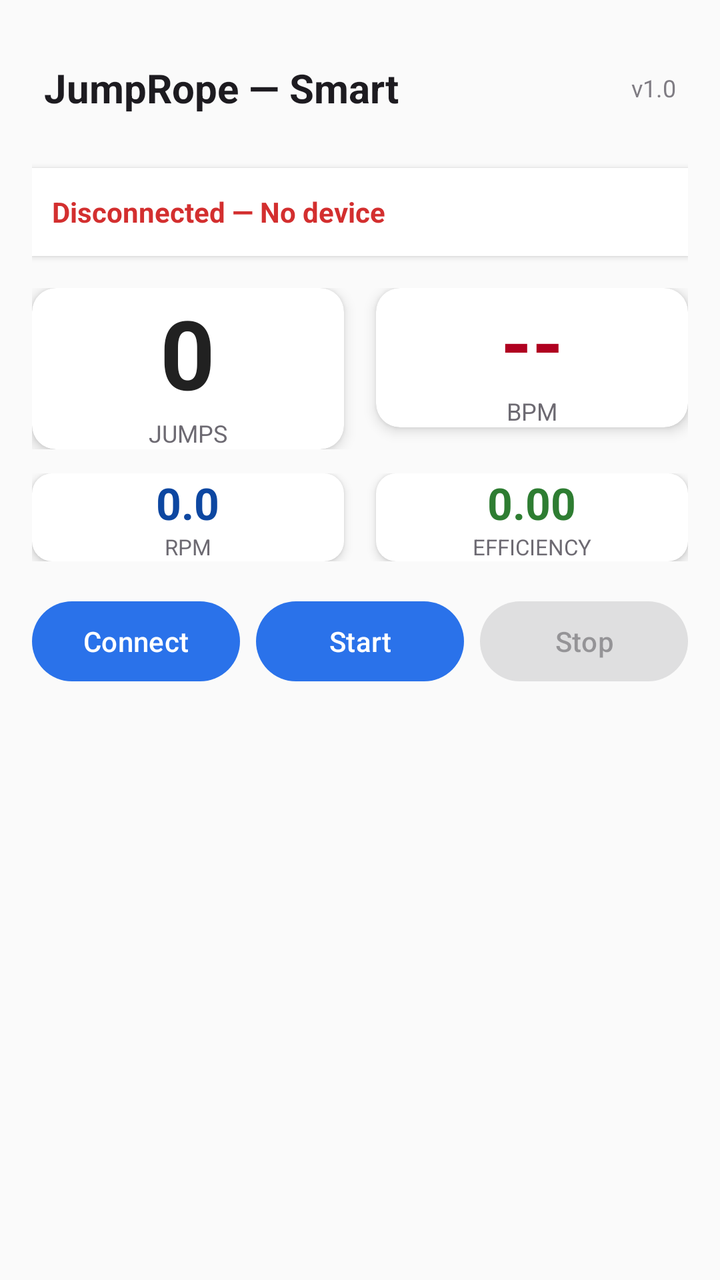
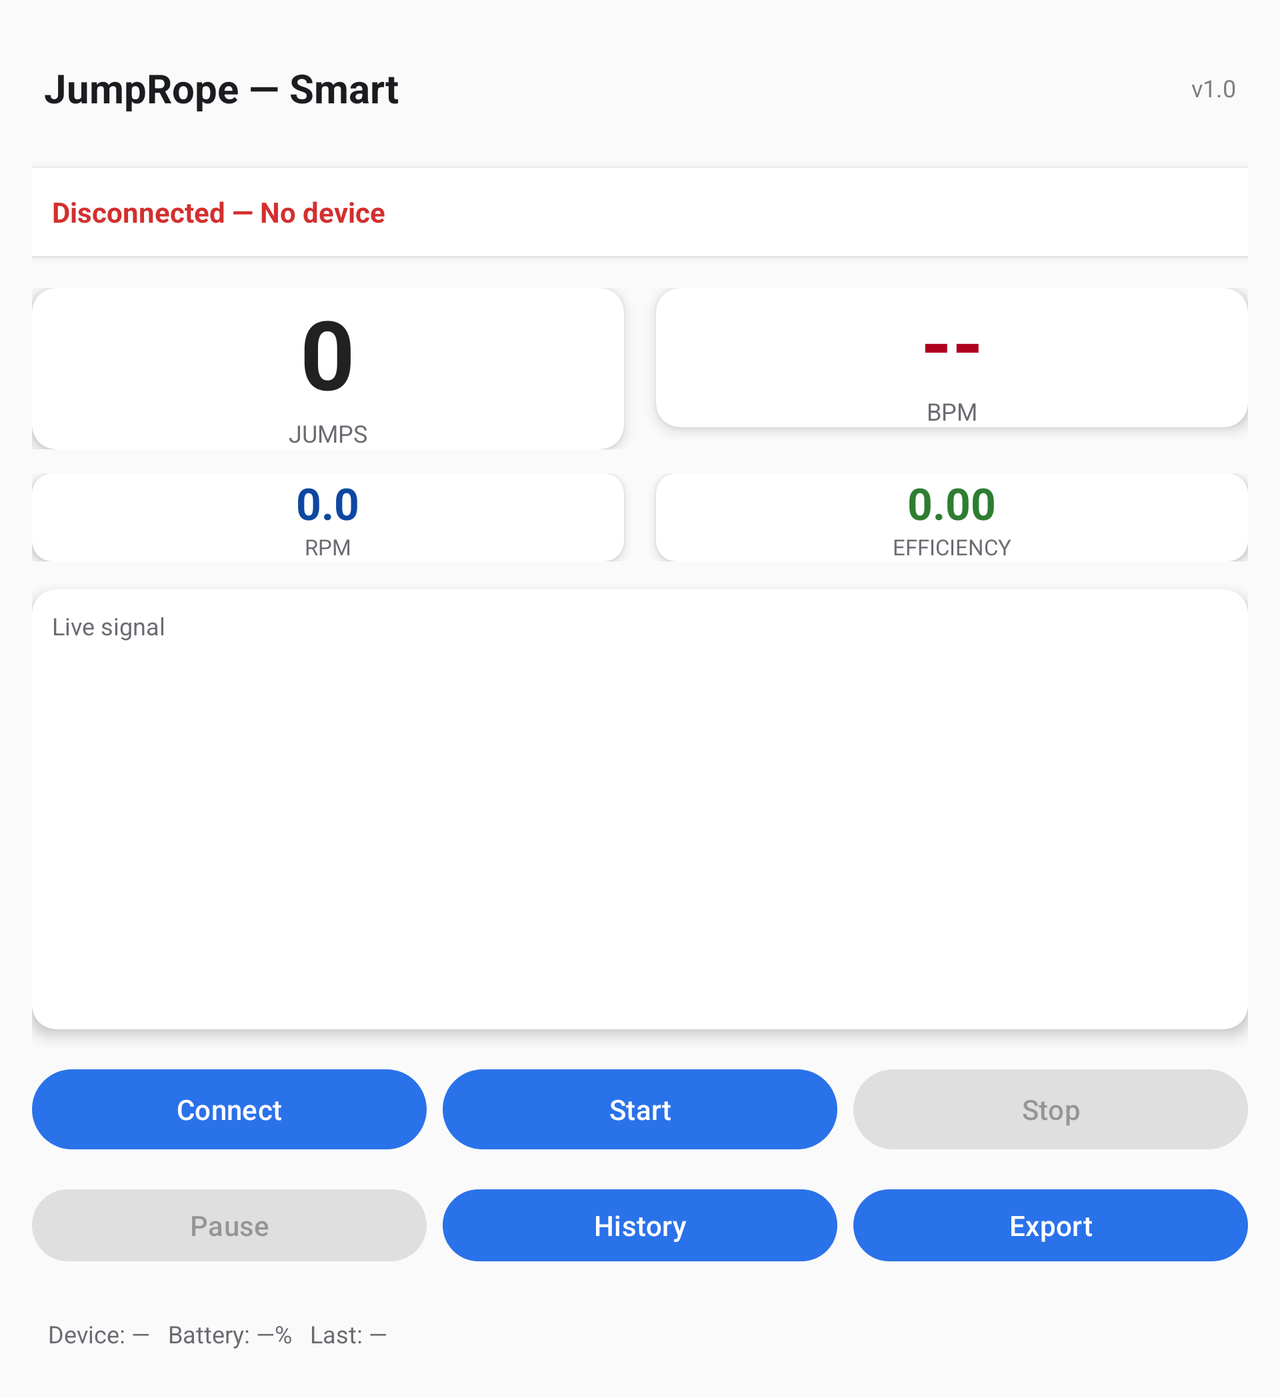

One screen, two layout resources from the same app: the default and the repository's alternative for another configuration. Each is rendered where Android would select it; the XML of both is given below.
<!-- AndroidManifest.xml: application theme Theme.Tutorial6_Bluetooth -->
<!-- res/layout/activity_main.xml -->
<?xml version="1.0" encoding="utf-8"?>
<ScrollView xmlns:android="http://schemas.android.com/apk/res/android"
    xmlns:app="http://schemas.android.com/apk/res-auto"
    android:id="@+id/scrollRoot"
    android:layout_width="match_parent"
    android:layout_height="match_parent"
    android:fillViewport="true"
    android:background="#FAFAFA">

    <LinearLayout
        android:id="@+id/mainColumn"
        android:layout_width="match_parent"
        android:layout_height="wrap_content"
        android:orientation="vertical"
        android:padding="16dp">

        
        <LinearLayout
            android:layout_width="match_parent"
            android:layout_height="56dp"
            android:orientation="horizontal"
            android:gravity="center_vertical"
            android:paddingStart="6dp"
            android:paddingEnd="6dp">

            <TextView
                android:id="@+id/tvTitle"
                android:layout_width="0dp"
                android:layout_height="wrap_content"
                android:layout_weight="1"
                android:text="JumpRope — Smart"
                android:textAppearance="?android:attr/textAppearanceLarge"
                android:textStyle="bold"
                android:textSize="20sp"
                android:ellipsize="end" />

            <TextView
                android:id="@+id/tvVersion"
                android:layout_width="wrap_content"
                android:layout_height="wrap_content"
                android:text="v1.0"
                android:textSize="12sp"
                android:alpha="0.7" />
        </LinearLayout>

        
        <TextView
            android:id="@+id/tvConnectionStatus"
            android:layout_width="match_parent"
            android:layout_height="44dp"
            android:layout_marginTop="12dp"
            android:gravity="center_vertical"
            android:padding="10dp"
            android:background="@android:color/white"
            android:elevation="2dp"
            android:text="Disconnected — No device"
            android:textColor="#D32F2F"
            android:textStyle="bold" />

        
        <LinearLayout
            android:layout_width="match_parent"
            android:layout_height="wrap_content"
            android:orientation="horizontal"
            android:layout_marginTop="16dp"
            android:weightSum="2">

            
            <androidx.cardview.widget.CardView
                android:id="@+id/cardJumps"
                android:layout_width="0dp"
                android:layout_height="wrap_content"
                android:layout_weight="1"
                app:cardCornerRadius="12dp"
                app:cardElevation="4dp"
                android:layout_marginEnd="8dp"
                android:padding="12dp">

                <LinearLayout
                    android:layout_width="match_parent"
                    android:layout_height="wrap_content"
                    android:orientation="vertical"
                    android:gravity="center">

                    <TextView
                        android:id="@+id/tvJumpsCount"
                        android:layout_width="wrap_content"
                        android:layout_height="wrap_content"
                        android:text="0"
                        android:textSize="48sp"
                        android:textStyle="bold"
                        android:textColor="#212121" />

                    <TextView
                        android:id="@+id/tvJumpsLabel"
                        android:layout_width="wrap_content"
                        android:layout_height="wrap_content"
                        android:text="JUMPS"
                        android:textSize="12sp"
                        android:textAllCaps="true"
                        android:alpha="0.8" />
                </LinearLayout>
            </androidx.cardview.widget.CardView>

            
            <androidx.cardview.widget.CardView
                android:id="@+id/cardBpm"
                android:layout_width="0dp"
                android:layout_height="wrap_content"
                android:layout_weight="1"
                app:cardCornerRadius="12dp"
                app:cardElevation="4dp"
                android:layout_marginStart="8dp"
                android:padding="12dp">

                <LinearLayout
                    android:layout_width="match_parent"
                    android:layout_height="wrap_content"
                    android:orientation="vertical"
                    android:gravity="center">

                    <TextView
                        android:id="@+id/tvBpm"
                        android:layout_width="wrap_content"
                        android:layout_height="wrap_content"
                        android:text="--"
                        android:textSize="40sp"
                        android:textStyle="bold"
                        android:textColor="#B00020" />

                    <TextView
                        android:id="@+id/tvBpmLabel"
                        android:layout_width="wrap_content"
                        android:layout_height="wrap_content"
                        android:text="BPM"
                        android:textSize="12sp"
                        android:textAllCaps="true"
                        android:alpha="0.8" />
                </LinearLayout>
            </androidx.cardview.widget.CardView>
        </LinearLayout>

        
        <LinearLayout
            android:layout_width="match_parent"
            android:layout_height="wrap_content"
            android:orientation="horizontal"
            android:layout_marginTop="12dp"
            android:weightSum="2">

            <androidx.cardview.widget.CardView
                android:id="@+id/cardRpm"
                android:layout_width="0dp"
                android:layout_height="wrap_content"
                android:layout_weight="1"
                app:cardCornerRadius="10dp"
                app:cardElevation="3dp"
                android:layout_marginEnd="8dp"
                android:padding="10dp">

                <LinearLayout
                    android:layout_width="match_parent"
                    android:layout_height="wrap_content"
                    android:orientation="vertical"
                    android:gravity="center">

                    <TextView
                        android:id="@+id/tvRpm"
                        android:layout_width="wrap_content"
                        android:layout_height="wrap_content"
                        android:text="0.0"
                        android:textSize="22sp"
                        android:textStyle="bold"
                        android:textColor="#0D47A1" />

                    <TextView
                        android:layout_width="wrap_content"
                        android:layout_height="wrap_content"
                        android:text="RPM"
                        android:textSize="11sp"
                        android:alpha="0.8" />
                </LinearLayout>
            </androidx.cardview.widget.CardView>

            <androidx.cardview.widget.CardView
                android:id="@+id/cardEff"
                android:layout_width="0dp"
                android:layout_height="wrap_content"
                android:layout_weight="1"
                app:cardCornerRadius="10dp"
                app:cardElevation="3dp"
                android:layout_marginStart="8dp"
                android:padding="10dp">

                <LinearLayout
                    android:layout_width="match_parent"
                    android:layout_height="wrap_content"
                    android:orientation="vertical"
                    android:gravity="center">

                    <TextView
                        android:id="@+id/tvEfficiency"
                        android:layout_width="wrap_content"
                        android:layout_height="wrap_content"
                        android:text="0.00"
                        android:textSize="22sp"
                        android:textStyle="bold"
                        android:textColor="#2E7D32" />

                    <TextView
                        android:layout_width="wrap_content"
                        android:layout_height="wrap_content"
                        android:text="EFFICIENCY"
                        android:textSize="11sp"
                        android:alpha="0.8" />
                </LinearLayout>
            </androidx.cardview.widget.CardView>
        </LinearLayout>

        
        <LinearLayout
            android:layout_width="match_parent"
            android:layout_height="wrap_content"
            android:orientation="horizontal"
            android:gravity="center"
            android:layout_marginTop="16dp"
            android:weightSum="3">

            <Button
                android:id="@+id/btnConnect"
                android:layout_width="0dp"
                android:layout_height="48dp"
                android:layout_weight="1"
                android:text="Connect" />

            <Button
                android:id="@+id/btnStart"
                android:layout_width="0dp"
                android:layout_height="48dp"
                android:layout_weight="1"
                android:text="Start"
                android:layout_marginStart="8dp"
                android:layout_marginEnd="8dp"/>

            <Button
                android:id="@+id/btnStop"
                android:layout_width="0dp"
                android:layout_height="48dp"
                android:layout_weight="1"
                android:text="Stop"
                android:enabled="false" />
        </LinearLayout>

        
        


    </LinearLayout>
</ScrollView>
<!-- resources referenced by this layout -->
<resources>
  <style name="Theme.Tutorial6_Bluetooth" parent="Base.Theme.Tutorial6_Bluetooth" />
  <style name="Base.Theme.Tutorial6_Bluetooth" parent="Theme.Material3.DayNight.NoActionBar">
          
          <item name="colorPrimary">@color/blue_primary</item>
          <item name="android:colorBackground">#F6FDFF</item>
  
          <item name="colorOnPrimary">@color/white</item>
          
          <item name="android:statusBarColor">@color/blue_primary</item>
          <item name="android:windowLightStatusBar">false</item>
      </style>
  <color name="blue_primary">#2A72EA</color>
  <color name="white">#FFFFFFFF</color>
</resources>
<!-- res/layout-land/activity_main.xml (the repository's variant of the layout above) -->
<!-- drawn on the phone turned sideways -->
<?xml version="1.0" encoding="utf-8"?>
<ScrollView xmlns:android="http://schemas.android.com/apk/res/android"
    xmlns:app="http://schemas.android.com/apk/res-auto"
    android:id="@+id/scrollRoot"
    android:layout_width="match_parent"
    android:layout_height="match_parent"
    android:fillViewport="true"
    android:background="#FAFAFA">

    <LinearLayout
        android:id="@+id/mainColumn"
        android:layout_width="match_parent"
        android:layout_height="wrap_content"
        android:orientation="vertical"
        android:padding="16dp">

        
        <LinearLayout
            android:layout_width="match_parent"
            android:layout_height="56dp"
            android:orientation="horizontal"
            android:gravity="center_vertical"
            android:paddingStart="6dp"
            android:paddingEnd="6dp">

            <TextView
                android:id="@+id/tvTitle"
                android:layout_width="0dp"
                android:layout_height="wrap_content"
                android:layout_weight="1"
                android:text="JumpRope — Smart"
                android:textAppearance="?android:attr/textAppearanceLarge"
                android:textStyle="bold"
                android:textSize="20sp"
                android:ellipsize="end" />

            <TextView
                android:id="@+id/tvVersion"
                android:layout_width="wrap_content"
                android:layout_height="wrap_content"
                android:text="v1.0"
                android:textSize="12sp"
                android:alpha="0.7" />
        </LinearLayout>

        
        <TextView
            android:id="@+id/tvConnectionStatus"
            android:layout_width="match_parent"
            android:layout_height="44dp"
            android:layout_marginTop="12dp"
            android:gravity="center_vertical"
            android:padding="10dp"
            android:background="@android:color/white"
            android:elevation="2dp"
            android:text="Disconnected — No device"
            android:textColor="#D32F2F"
            android:textStyle="bold" />

        
        <LinearLayout
            android:layout_width="match_parent"
            android:layout_height="wrap_content"
            android:orientation="horizontal"
            android:layout_marginTop="16dp"
            android:weightSum="2">

            
            <androidx.cardview.widget.CardView
                android:id="@+id/cardJumps"
                android:layout_width="0dp"
                android:layout_height="wrap_content"
                android:layout_weight="1"
                app:cardCornerRadius="12dp"
                app:cardElevation="4dp"
                android:layout_marginEnd="8dp"
                android:padding="12dp">

                <LinearLayout
                    android:layout_width="match_parent"
                    android:layout_height="wrap_content"
                    android:orientation="vertical"
                    android:gravity="center">

                    <TextView
                        android:id="@+id/tvJumpsCount"
                        android:layout_width="wrap_content"
                        android:layout_height="wrap_content"
                        android:text="0"
                        android:textSize="48sp"
                        android:textStyle="bold"
                        android:textColor="#212121" />

                    <TextView
                        android:id="@+id/tvJumpsLabel"
                        android:layout_width="wrap_content"
                        android:layout_height="wrap_content"
                        android:text="JUMPS"
                        android:textSize="12sp"
                        android:textAllCaps="true"
                        android:alpha="0.8" />
                </LinearLayout>
            </androidx.cardview.widget.CardView>

            
            <androidx.cardview.widget.CardView
                android:id="@+id/cardBpm"
                android:layout_width="0dp"
                android:layout_height="wrap_content"
                android:layout_weight="1"
                app:cardCornerRadius="12dp"
                app:cardElevation="4dp"
                android:layout_marginStart="8dp"
                android:padding="12dp">

                <LinearLayout
                    android:layout_width="match_parent"
                    android:layout_height="wrap_content"
                    android:orientation="vertical"
                    android:gravity="center">

                    <TextView
                        android:id="@+id/tvBpm"
                        android:layout_width="wrap_content"
                        android:layout_height="wrap_content"
                        android:text="--"
                        android:textSize="40sp"
                        android:textStyle="bold"
                        android:textColor="#B00020" />

                    <TextView
                        android:id="@+id/tvBpmLabel"
                        android:layout_width="wrap_content"
                        android:layout_height="wrap_content"
                        android:text="BPM"
                        android:textSize="12sp"
                        android:textAllCaps="true"
                        android:alpha="0.8" />
                </LinearLayout>
            </androidx.cardview.widget.CardView>
        </LinearLayout>

        
        <LinearLayout
            android:layout_width="match_parent"
            android:layout_height="wrap_content"
            android:orientation="horizontal"
            android:layout_marginTop="12dp"
            android:weightSum="2">

            <androidx.cardview.widget.CardView
                android:id="@+id/cardRpm"
                android:layout_width="0dp"
                android:layout_height="wrap_content"
                android:layout_weight="1"
                app:cardCornerRadius="10dp"
                app:cardElevation="3dp"
                android:layout_marginEnd="8dp"
                android:padding="10dp">

                <LinearLayout
                    android:layout_width="match_parent"
                    android:layout_height="wrap_content"
                    android:orientation="vertical"
                    android:gravity="center">

                    <TextView
                        android:id="@+id/tvRpm"
                        android:layout_width="wrap_content"
                        android:layout_height="wrap_content"
                        android:text="0.0"
                        android:textSize="22sp"
                        android:textStyle="bold"
                        android:textColor="#0D47A1" />

                    <TextView
                        android:layout_width="wrap_content"
                        android:layout_height="wrap_content"
                        android:text="RPM"
                        android:textSize="11sp"
                        android:alpha="0.8" />
                </LinearLayout>
            </androidx.cardview.widget.CardView>

            <androidx.cardview.widget.CardView
                android:id="@+id/cardEff"
                android:layout_width="0dp"
                android:layout_height="wrap_content"
                android:layout_weight="1"
                app:cardCornerRadius="10dp"
                app:cardElevation="3dp"
                android:layout_marginStart="8dp"
                android:padding="10dp">

                <LinearLayout
                    android:layout_width="match_parent"
                    android:layout_height="wrap_content"
                    android:orientation="vertical"
                    android:gravity="center">

                    <TextView
                        android:id="@+id/tvEfficiency"
                        android:layout_width="wrap_content"
                        android:layout_height="wrap_content"
                        android:text="0.00"
                        android:textSize="22sp"
                        android:textStyle="bold"
                        android:textColor="#2E7D32" />

                    <TextView
                        android:layout_width="wrap_content"
                        android:layout_height="wrap_content"
                        android:text="EFFICIENCY"
                        android:textSize="11sp"
                        android:alpha="0.8" />
                </LinearLayout>
            </androidx.cardview.widget.CardView>
        </LinearLayout>

        
        <androidx.cardview.widget.CardView
            android:id="@+id/cardLive"
            android:layout_width="match_parent"
            android:layout_height="220dp"
            app:cardCornerRadius="12dp"
            app:cardElevation="4dp"
            android:layout_marginTop="14dp">

            <FrameLayout
                android:layout_width="match_parent"
                android:layout_height="match_parent"
                android:padding="10dp">

                <TextView
                    android:id="@+id/tvLiveLabel"
                    android:layout_width="wrap_content"
                    android:layout_height="wrap_content"
                    android:text="Live signal"
                    android:textSize="12sp"
                    android:layout_gravity="top|start"
                    android:alpha="0.8"/>

                <View
                    android:id="@+id/viewGraph"
                    android:layout_width="match_parent"
                    android:layout_height="match_parent"
                    android:contentDescription="Real-time signal placeholder" />
            </FrameLayout>
        </androidx.cardview.widget.CardView>

        
        <LinearLayout
            android:layout_width="match_parent"
            android:layout_height="wrap_content"
            android:orientation="horizontal"
            android:gravity="center"
            android:layout_marginTop="16dp"
            android:weightSum="3">

            <Button
                android:id="@+id/btnConnect"
                android:layout_width="0dp"
                android:layout_height="48dp"
                android:layout_weight="1"
                android:text="Connect" />

            <Button
                android:id="@+id/btnStart"
                android:layout_width="0dp"
                android:layout_height="48dp"
                android:layout_weight="1"
                android:text="Start"
                android:layout_marginStart="8dp"
                android:layout_marginEnd="8dp"/>

            <Button
                android:id="@+id/btnStop"
                android:layout_width="0dp"
                android:layout_height="48dp"
                android:layout_weight="1"
                android:text="Stop"
                android:enabled="false" />
        </LinearLayout>

        
        <LinearLayout
            android:layout_width="match_parent"
            android:layout_height="wrap_content"
            android:orientation="horizontal"
            android:layout_marginTop="12dp"
            android:weightSum="3">

            <Button
                android:id="@+id/btnPause"
                android:layout_width="0dp"
                android:layout_height="44dp"
                android:layout_weight="1"
                android:text="Pause"
                android:enabled="false" />

            <Button
                android:id="@+id/btnHistory"
                android:layout_width="0dp"
                android:layout_height="44dp"
                android:layout_weight="1"
                android:text="History"
                android:layout_marginStart="8dp"
                android:layout_marginEnd="8dp" />

            <Button
                android:id="@+id/btnExport"
                android:layout_width="0dp"
                android:layout_height="44dp"
                android:layout_weight="1"
                android:text="Export" />
        </LinearLayout>

        
        <LinearLayout
            android:layout_width="match_parent"
            android:layout_height="wrap_content"
            android:orientation="horizontal"
            android:gravity="center_vertical"
            android:layout_marginTop="16dp"
            android:padding="8dp">

            <TextView
                android:id="@+id/tvDeviceDetails"
                android:layout_width="0dp"
                android:layout_height="wrap_content"
                android:layout_weight="1"
                android:text="Device: —   Battery: —%   Last: —"
                android:textSize="12sp"
                android:alpha="0.8"/>
        </LinearLayout>

    </LinearLayout>
</ScrollView>
